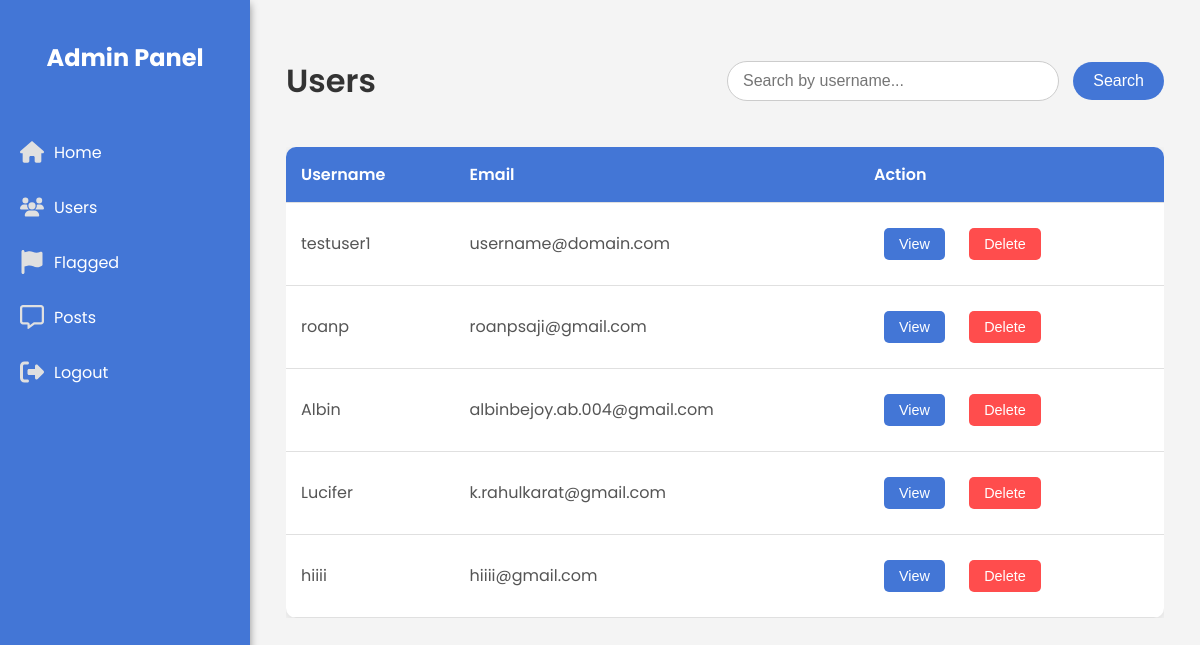
/users, run on an earlier commit of the app's database.
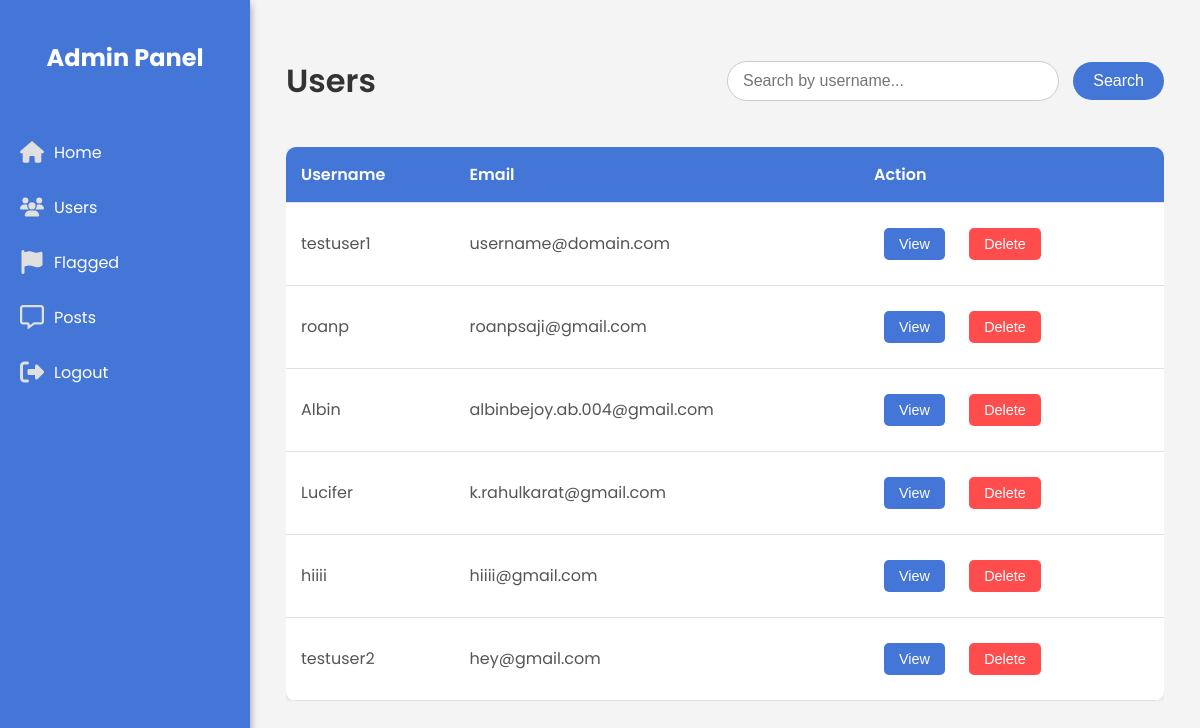
And on a later commit of the database.
### app/models.py (models this page shows, shortened)
class SearchableMixin(object):
    @classmethod
    def before_commit(cls, session):
        session._changes = {
            'add': list(session.new),
            'update': list(session.dirty),
            'delete': list(session.deleted)
        }

class User(db.Model, UserMixin, SearchableMixin):
    __tablename__ = 'user'
    __searchable__ = ['username', 'email']
    id = db.Column(db.Integer, primary_key=True)
    username = db.Column(db.String(80), unique=True, nullable=False)
    password = db.Column(db.String(80), nullable=False)
    email = db.Column(db.String(120), unique=True, nullable=False)
    phone_number = db.Column(db.Integer, unique=True, nullable=False)
    profile_pic = db.Column(db.String(120), nullable=False, default='profile.jpg')

### app/admin_routes.py (the view)
@app.route('/users', methods=['GET', 'POST'])
def users():
    if request.method == 'GET':
        users = User.query.all()  # Fetch all users
        return render_template('adminPages/users.html', users=users)

### app/templates/adminPages/users.html
{% extends 'adminPages/adminhome.html' %}
{% block head %}
    <link rel="stylesheet" href="{{ url_for('static', filename='css/admin.css') }}">
    <link rel="stylesheet" href="{{ url_for('static', filename='css/users.css') }}">
{% endblock %}
{% block body %}
<div class="users-page">
    <div class="page-header">
        <h1 class="page-title">Users</h1>
        <div class="search-container">
            <form action="/users_search" method="get">
                <label>
                    <input class="form-control" type="text" placeholder="Search by username..." name="username">
                    <input type="submit" value="Search">
                </label>
            </form>
        </div>
    </div>
        <div class="users-table-container">
            <table class="users-table">
                <thead>
                    <tr>
                        <th>Username</th>
                        <th>Email</th>
                        <th>Action</th>
                    </tr>
                </thead>
                <tbody>
                {% if users %}
                    {% for user in users %}
                    <tr>
                        <td>{{ user.username }}</td>
                        <td>{{ user.email }}</td>
                        <td>
                            <button class="action-btn">View</button>
                            <form action="{{ url_for('delete_user', user_id=user.id) }}" method="post" style="display:inline;">
                                <button type="submit" class="action-btn delete-btn">Delete</button>
                            </form>
                        </td>
                    </tr>
                    {% endfor %}
                {% else %}
                    <tr>
                        <td>No results found</td>
                    </tr>
                {% endif %}
                </tbody>
            </table>
        </div>
    </div>
{% endblock %}

What changed in the data, as far as the page shows it:
added User: username "testuser2", email "hey@gmail.com"
